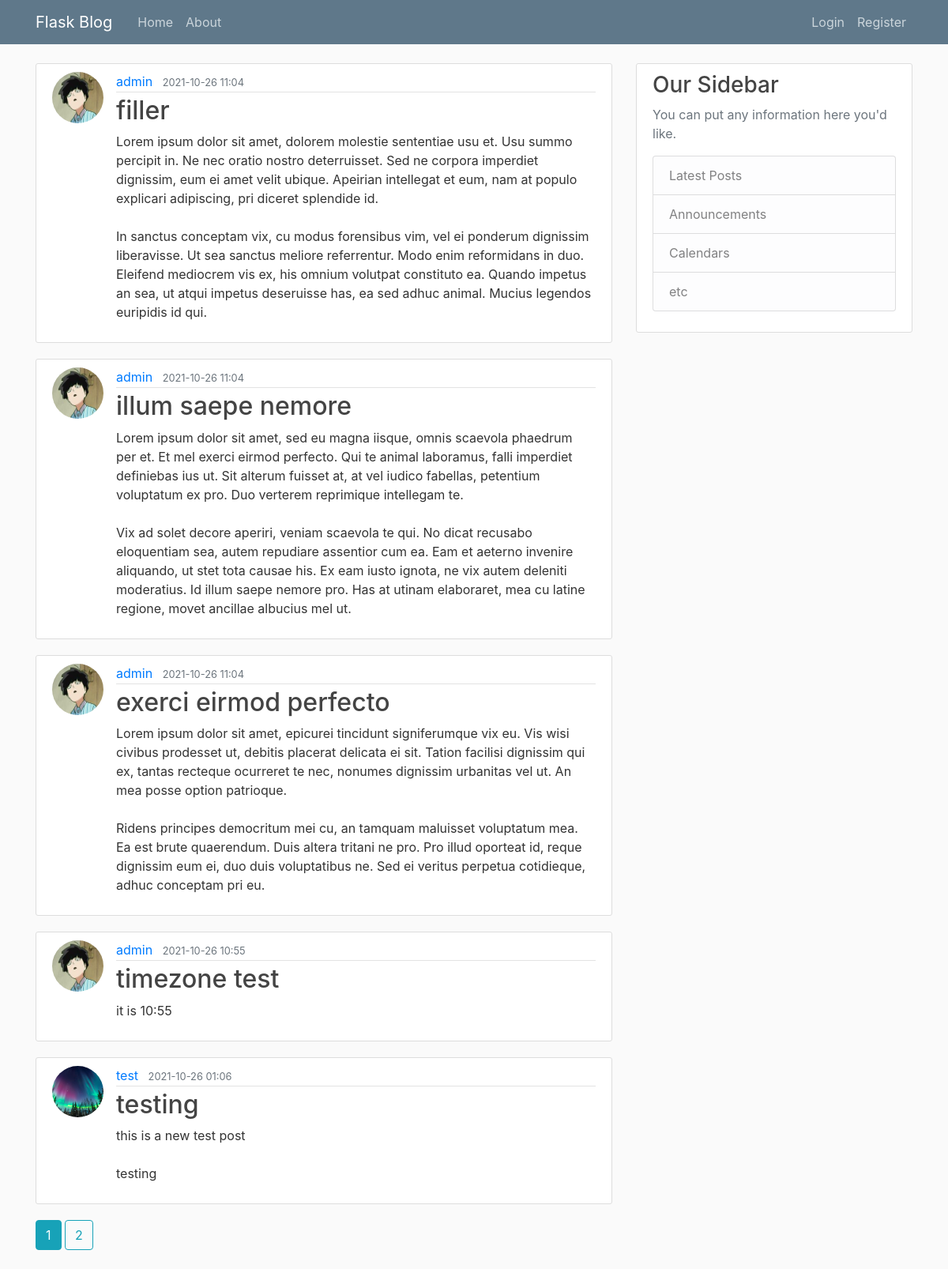
Page /home on the earlier database version.
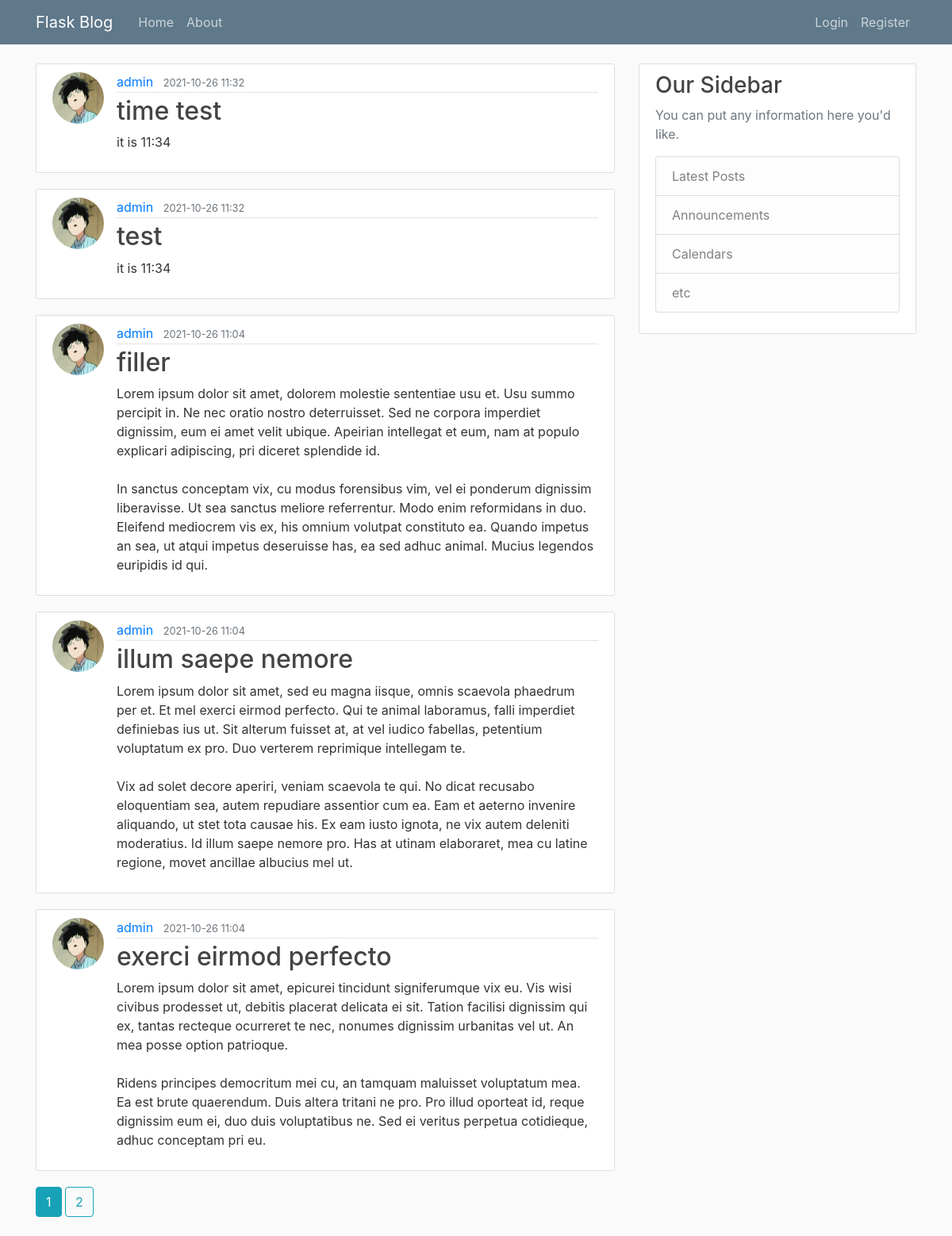
Same page on the later database version.
### main/models.py (models this page shows, shortened)
class Post(db.Model):
    id = db.Column(db.Integer, primary_key=True)
    title = db.Column(db.String(100), nullable=False)
    date_posted = db.Column(db.DateTime, nullable=False, default=utc_to_local(datetime.utcnow()))
    content = db.Column(db.Text, nullable=False)
    user_id = db.Column(db.Integer, db.ForeignKey('user.id'), nullable=False)

class User(db.Model, UserMixin):
    id = db.Column(db.Integer, primary_key=True)
    username = db.Column(db.String(20), unique=True, nullable=False)
    email = db.Column(db.String(120), unique=True, nullable=False)
    image_file = db.Column(db.String(20), nullable=False, default='default.jpg')
    password = db.Column(db.String(60), nullable=False)
    posts = db.relationship('Post', backref='author', lazy=True)

### main/routes.py (the view)
@app.route("/")
@app.route("/home")
def home():
    page = request.args.get('page', 1, type=int)
    posts = Post.query.order_by(Post.date_posted.desc()).paginate(page=page, per_page=5)
    return render_template('home.html', posts=posts)

### main/templates/home.html
{% extends "layout.html" %}
{% block content %}
   {% for post in posts.items%}
        <article class="media content-section">
            <img class="rounded-circle article-img" src="{{ url_for('static', filename='profile_pics/' + post.author.image_file) }}">
          <div class="media-body">
            <div class="article-metadata">
              <a class="mr-2" href="#">{{ post.author.username }}</a>
              <small class="text-muted">{{ post.date_posted.strftime('%Y-%m-%d %H:%M') }}</small>
            </div>
            <h2><a class="article-title" href="{{ url_for('post', post_id=post.id) }}">{{ post.title }}</a></h2>
            <p class="article-content">{{ post.content }}</p>
          </div>
        </article>
   {% endfor %}
    {% for page_num in posts.iter_pages(left_edge=1, right_edge=1, left_current=1, right_current=3) %}
        {% if page_num %}
            {% if posts.page == page_num %}
            <a class="btn btn-info mb-4" href="{{ url_for('home', page=page_num) }}">{{ page_num }}</a>
            {% else %}
            <a class="btn btn-outline-info mb-4" href="{{ url_for('home', page=page_num) }}">{{ page_num }}</a>
            {% endif %}
        {% else %}
            ...
        {% endif %}
    {% endfor %}
{% endblock content %}

### main/templates/layout.html (shortened to what this page needs)
<!DOCTYPE html>
<html>
<head>
    <link rel="stylesheet" href="https://stackpath.bootstrapcdn.com/bootstrap/4.3.1/css/bootstrap.min.css">
    <link rel="stylesheet" type="text/css" href="{{ url_for('static', filename='main.css') }}">
</head>
<body>
    <header class="site-header">
      <nav class="navbar navbar-expand-md navbar-dark bg-steel fixed-top">
        <div class="container">
          <a class="navbar-brand mr-4" href="/">Flask Blog</a>
          <div class="collapse navbar-collapse" id="navbarToggle">
            <div class="navbar-nav mr-auto">
              <a class="nav-item nav-link" href="{{ url_for('home') }}">Home</a>
              <a class="nav-item nav-link" href="{{ url_for('about') }}">About</a>
            </div>
            <div class="navbar-nav">
                {% if current_user.is_authenticated %}
                    <a class="nav-item nav-link" href="{{ url_for('new_post') }}">New Post</a>
                    <a class="nav-item nav-link" href="{{ url_for('account') }}">Account</a>
                    <a class="nav-item nav-link" href="{{ url_for('logout') }}">Logout</a>
                {% else %}
                    <a class="nav-item nav-link" href="{{ url_for('login') }}">Login</a>
                    <a class="nav-item nav-link" href="{{ url_for('register') }}">Register</a>
                {% endif %}
            </div>
          </div>
        </div>
      </nav>
    </header>
    <main role="main" class="container">
      <div class="row">
        <div class="col-md-8">
          {% block content %}{% endblock %}
        </div>
        <div class="col-md-4">
          <div class="content-section">
            <h3>Our Sidebar</h3>
            <p class='text-muted'>You can put any information here you'd like.
              <ul class="list-group">
                <li class="list-group-item list-group-item-light">Latest Posts</li>
                <li class="list-group-item list-group-item-light">Announcements</li>
                <li class="list-group-item list-group-item-light">Calendars</li>
                <li class="list-group-item list-group-item-light">etc</li>
              </ul>
            </p>
          </div>
        </div>
      </div>
</body>
</html>

### main/static/main.css (style rules this page uses)
body { background: #fafafa; color: #333333; margin-top: 5rem; }
h1, h2, h3, h4, h5, h6 { color: #444444; }
.bg-steel { background-color: #5f788a; }
.site-header .navbar-nav .nav-link { color: #cbd5db; }
.content-section { background: #ffffff; padding: 10px 20px; border: 1px solid #dddddd; border-radius: 3px; margin-bottom: 20px; }
.article-title { color: #444444; }
.article-content { white-space: pre-line; }
.article-img { height: 65px; width: 65px; margin-right: 16px; }
.article-metadata { padding-bottom: 1px; margin-bottom: 4px; border-bottom: 1px solid #e3e3e3 }

Differences in the rows shown:
no longer on this page (row unchanged): Post: image_file (picture), author.username "admin", date_posted "2021-10-26 10:55", title "timezone test", content "it is 10:55"
no longer on this page (row unchanged): Post: image_file (placeholder picture), author.username "test", date_posted "2021-10-26 01:06", title "testing", content "this is a new test post testing"
added Post: image_file (picture), author.username "admin", date_posted "2021-10-26 11:32", title "time test", content "it is 11:34"
added Post: image_file (picture), author.username "admin", date_posted "2021-10-26 11:32", title "test", content "it is 11:34"
